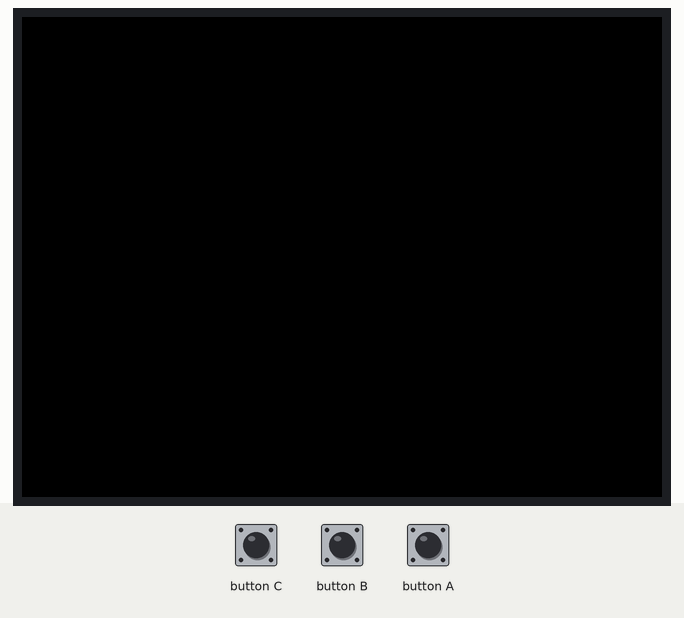
This program was run on a simulated ESP32. Shown: 320×240 colour display. The test bench sets the inputs (shaded band). EEPROM starts erased.

Above: at 1.4 s.
1.5 s: button C pressed for 0.15 s
4.3 s: button B pressed for 0.15 s
6.0 s: button A pressed for 0.15 s
7.8 s: button B pressed for 1 s
10.3 s: button A pressed for 1 s
Timing chart, 0 to 13.3 s (numbered marks = the images above; inputs shaded):
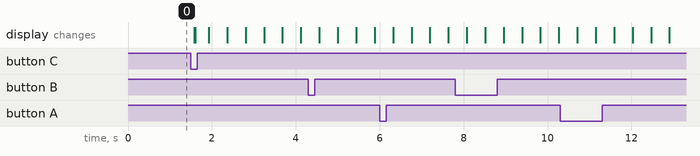

The program:

main.cpp
```cpp
#include <M5Unified.h>
#include <stdint.h>
#include <stdio.h>
#include <stdlib.h>
#include "EEPROM.h"

void setup() {
  M5.begin();
  M5.Imu.init();
  Serial.begin(115200);
  Serial.flush();
  EEPROM.begin(512);
  M5.Lcd.fillScreen(BLACK);
}

#define MEM_SIZE 512
uint8_t x = 0;
uint8_t y = 0;

  void save_Position() {
    int address  = 0;
    EEPROM.writeByte(address, x);
    address++;
    EEPROM.writeByte(address, y);
    EEPROM.commit();
  }
  void read_Position() {
    int address  = 0;
    x = EEPROM.readByte(address);
    address++;
    y = EEPROM.readByte(address);
  }

void loop() {
  M5.Lcd.fillScreen(BLACK);
  M5.update();
  if (M5.BtnA.wasPressed()) {
    x++;
    save_Position();
  }
  if (M5.BtnB.wasPressed()) {
    y++;
    save_Position();
  }
  if (M5.BtnC.wasPressed()) {
    x = 0;
    y = 0;
    save_Position();
  }
  read_Position();
  M5.Lcd.fillRect(x, y, 160, 80, RED);
  delay(20);
}
```
